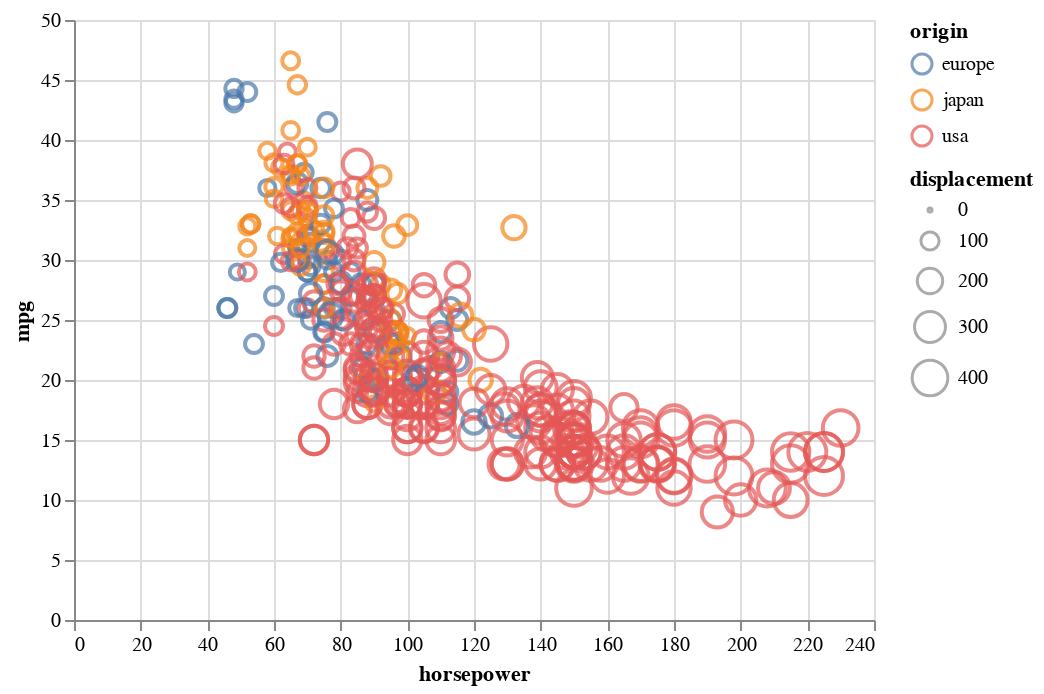

Notebook code for this chart:
### Code cell
alt.Chart(df).mark_point().encode(alt.Y('mpg'),alt.X('horsepower'),alt.Color('origin'),alt.OpacityValue(0.7),size='displacement')

### Figure 1 — Vega-Lite specification as saved in the notebook (floating-point values rounded to 4 significant figures; data arrays with more than 128 entries replaced by an {"elided": "..."} marker saying what was removed)
{"config": {"view": {"continuousWidth": 400, "continuousHeight": 300}}, "data": {"name": "data-f1198cc0481ad698d7dc4699e0a3efa7"}, "mark": "point", "encoding": {"color": {"field": "origin", "type": "nominal"}, "opacity": {"value": 0.7}, "size": {"field": "displacement", "type": "quantitative"}, "x": {"field": "horsepower", "type": "quantitative"}, "y": {"field": "mpg", "type": "quantitative"}}, "$schema": "https://vega.github.io/schema/vega-lite/v4.17.0.json", "datasets": {"data-f1198cc0481ad698d7dc4699e0a3efa7": {"elided": "398 records"}}}
